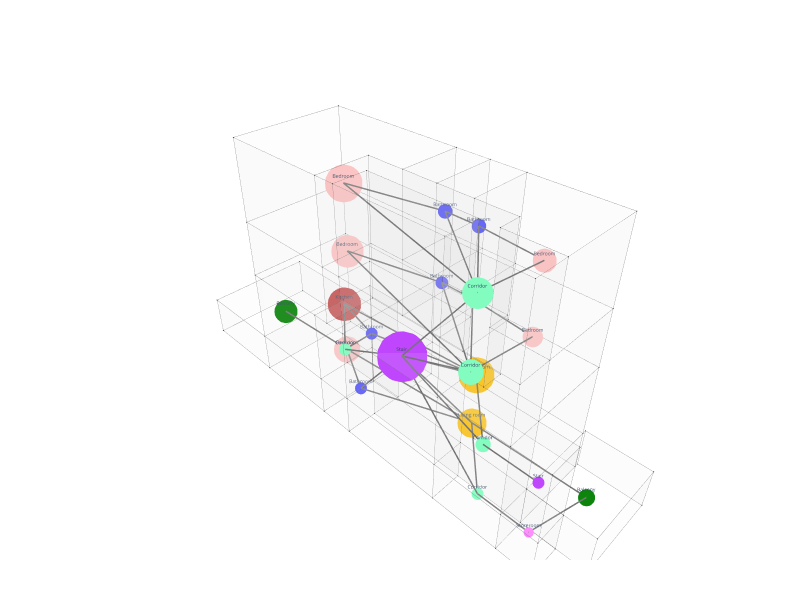

The code cell stored with this chart in its notebook:
### Markdown cell above
## 9. Horizontal Adjacency - Wall Dual Graph

One node per room; stair cells are collapsed into two nodes (main 4-floor shaft + extra elements, see §7).

Two rooms are connected by an edge if they share a vertical wall face. Height is measured on the Z axis, so floor/ceiling faces are excluded from this graph.

### Code cell
# -- Horizontal adjacency: rooms sharing a vertical wall face -------------------
dual_pair_set = set()
for i, j in adj_pairs:
    if not rooms_share_wall(i, j):
        continue
    gi, gj = to_merged(i), to_merged(j)
    if gi != gj:
        dual_pair_set.add((min(gi, gj), max(gi, gj)))

dual_edges = [Edge.ByVertices([merged_nodes[i], merged_nodes[j]]) for i, j in sorted(dual_pair_set)]
g_dual = Graph.ByVerticesEdges(merged_nodes, dual_edges)
print(f"Horizontal adjacency - Nodes: {len(Graph.Vertices(g_dual))}, Edges: {len(Graph.Edges(g_dual))}")

for v in Graph.Vertices(g_dual) or []:
    vx, vy, vz = Vertex.X(v), Vertex.Y(v), Vertex.Z(v)
    mi = min(range(len(merged_nodes)), key=lambda k: dist3(
        (vx, vy, vz),
        (Vertex.X(merged_nodes[k]), Vertex.Y(merged_nodes[k]), Vertex.Z(merged_nodes[k]))
    ))
    d_old = Topology.Dictionary(merged_nodes[mi])
    keys = list(Dictionary.Keys(d_old)) if d_old else []
    vals = list(Dictionary.Values(d_old)) if d_old else []
    if "size" in keys:
        vals[keys.index("size")] = merged_size(mi)
    else:
        keys.append("size")
        vals.append(merged_size(mi))
    Topology.SetDictionary(v, Dictionary.ByKeysValues(keys, vals))
for e in Graph.Edges(g_dual) or []:
    Topology.SetDictionary(e, Dictionary.ByKeysValues(["width", "color"], [GRAPH_EDGE_WIDTH, GRAPH_EDGE_COLOR]))

Topology.Show(
    g_dual, cell_cluster,
    faceColorKey="color", faceOpacity=0.05,
    edgeColor=GRAPH_EDGE_COLOR, edgeWidth=0.5,
    vertexSizeKey=GRAPH_NODE_SIZE_KEY, vertexColorKey=GRAPH_NODE_COLOR_KEY,
    vertexLabelKey=GRAPH_NODE_LABEL_KEY, showVertexLabel=True, showVertices=True,
    edgeWidthKey="width", edgeColorKey="color",
    backgroundColor=GRAPH_BG_DARK, width=800, height=600,
    renderer=renderer
)

### Figure 1 — Plotly figure (JSON) as saved in the notebook; plotly's stock layout.template omitted (floating-point values rounded to 4 significant figures; data arrays with more than 128 entries replaced by an {"elided": "..."} marker saying what was removed)
{"data": [{"hoverinfo": "text", "hovertext": [], "legendgroup": "6", "legendrank": 6, "line": {"color": "#6F6F6F", "dash": "solid", "width": 3}, "marker": {"color": "#6F6F6F", "size": 0.75, "symbol": "circle"}, "mode": "markers+lines", "name": "1: Untitled Graph (Edges)", "showlegend": false, "text": [], "type": "scatter3d", "x": [-2.31, -2.16, null, 0.02888, -2.31, null, 0.8051, -2.31, null, 1.123, -2.31, null, 1.123, -2.31, null, 0.8051, -2.31, null, 0.8051, 1.123, null, 0.0594, 0.6234, null, 0.6234, -2.16, null, -0.5772, 0.6234, null, -2.16, 0.6234, null, -0.5772, 0.0594, null, -2.166, 0.0594, null, 0.8051, 1.123, null, 1.123, -2.31, null, 1.123, 1.123, null, 1.123, 1.123, null, -0.5772, -2.166, null, -1.372, -2.16, null, 0.05938, -1.372, null, -1.372, 0.6234, null, 0.02888, 1.123, null, -2.166, -2.16, null, 0.05938, -0.1776, null, 0.02888, -2.31, null, 0.02888, 1.123, null, -2.16, -2.16, null, 0.7304, -2.16, null, -2.16, 0.6234, null, 0.6234, -2.16, null, 0.05938, 0.6234, null, 0.6234, 0.7304, null, -2.16, -2.16, null, -2.16, -2.16, null, -2.16, -2.16, null, -2.31, -2.16, null, 1.123, -2.31, null], "y": [6.862, 10.37, null, 16.02, 6.862, null, 6.481, 6.862, null, 9.604, 6.862, null, 11.28, 6.862, null, 6.481, 6.862, null, 6.481, 9.604, null, 16.52, 8.731, null, 8.731, 10.37, null, 13.87, 8.731, null, 6.128, 8.731, null, 13.87, 16.52, null, 13.87, 16.52, null, 6.481, 9.604, null, 9.604, 6.862, null, 9.604, 11.28, null, 9.604, 11.28, null, 13.87, 13.87, null, 13.87, 10.37, null, 16.52, 13.87, null, 13.87, 8.731, null, 16.02, 11.28, null, 13.87, 10.37, null, 16.52, 21.4, null, 16.02, 6.862, null, 16.02, 11.28, null, 6.128, 3.676, null, 2.985, 3.676, null, 6.128, 8.731, null, 8.731, 10.37, null, 16.52, 8.731, null, 8.731, 2.985, null, 6.128, 10.37, null, 6.128, 10.37, null, 6.128, 3.676, null, 6.862, 10.37, null, 11.28, 6.862, null], "z": [7.097, 5.612, null, 7.097, 7.097, null, 7.097, 7.097, null, 7.097, 7.097, null, 7.097, 7.097, null, 10.41, 10.41, null, 10.41, 10.41, null, 3.895, 3.895, null, 3.895, 5.612, null, 3.895, 3.895, null, 3.895, 3.895, null, 3.895, 3.895, null, 3.895, 3.895, null, 7.097, 7.097, null, 10.41, 10.41, null, 10.41, 10.41, null, 7.097, 7.097, null, 3.895, 3.895, null, 1.04, 5.612, null, 1.04, 1.04, null, 1.04, 1.04, null, 7.097, 7.097, null, 3.895, 5.612, null, 1.04, 1.04, null, 10.41, 10.41, null, 10.41, 10.41, null, 1.04, 1.04, null, 1.04, 1.04, null, 1.04, 1.04, null, 1.04, 5.612, null, 1.04, 1.04, null, 1.04, 1.04, null, 1.04, 5.612, null, 3.895, 5.612, null, 3.895, 3.895, null, 10.41, 5.612, null, 10.41, 10.41, null]}, {"customdata": ["Bedroom", "Bedroom", "Bedroom", "Bedroom", "Bedroom", "Bathroom", "Bathroom", "Bathroom", "Bathroom", "Bathroom", "Bathroom", "Corridor", "Corridor", "Corridor", "Corridor", "Corridor", "Kitchen", "Living room", "Living room", "Balcony", "Balcony", "Storeroom", "Stair", "Stair"], "hoverinfo": "text", "hovertemplate": ["Click Bedroom", "Click Bedroom", "Click Bedroom", "Click Bedroom", "Click Bedroom", "Click Bathroom", "Click Bathroom", "Click Bathroom", "Click Bathroom", "Click Bathroom", "Click Bathroom", "Click Corridor", "Click Corridor", "Click Corridor", "Click Corridor", "Click Corridor", "Click Kitchen", "Click Living room", "Click Living room", "Click Balcony", "Click Balcony", "Click Storeroom", "Click Stair", "Click Stair"], "hovertext": ["Bedroom", "Bedroom", "Bedroom", "Bedroom", "Bedroom", "Bathroom", "Bathroom", "Bathroom", "Bathroom", "Bathroom", "Bathroom", "Corridor", "Corridor", "Corridor", "Corridor", "Corridor", "Kitchen", "Living room", "Living room", "Balcony", "Balcony", "Storeroom", "Stair", "Stair"], "legendgroup": "5", "legendrank": 5, "marker": {"color": ["#FFBFBF", "#FFBFBF", "#FFBFBF", "#FFBFBF", "#FFBFBF", "#4444FF", "#4444FF", "#4444FF", "#4444FF", "#4444FF", "#4444FF", "#7FFFBF", "#7FFFBF", "#7FFFBF", "#7FFFBF", "#7FFFBF", "#BF3F3F", "#FFBF00", "#FFBF00", "#007F00", "#007F00", "#FF7FFF", "#BF3FFF", "#BF3FFF"], "line": {"width": 0}, "opacity": 1, "size": [28, 44, 24, 38, 31, 17, 17, 15, 15, 14, 14, 37, 30, 14, 18, 14, 39, 42, 34, 20, 27, 12, 59, 14], "sizemode": "diameter", "symbol": "circle"}, "mode": "markers+text", "name": "1: Untitled Graph (Vertices)", "showlegend": false, "text": ["Bedroom", "Bedroom", "Bedroom", "Bedroom", "Bedroom", "Bathroom", "Bathroom", "Bathroom", "Bathroom", "Bathroom", "Bathroom", "Corridor", "Corridor", "Corridor", "Corridor", "Corridor", "Kitchen", "Living room", "Living room", "Balcony", "Balcony", "Storeroom", "Stair", "Stair"], "textfont": {"size": 5}, "type": "scatter3d", "x": [0.8051, 0.02888, 0.8051, 0.02888, 0.05938, 1.123, 1.123, 1.123, 1.123, -0.5772, -1.372, -2.31, -2.31, -2.166, -2.16, -2.16, 0.0594, 0.6234, 0.6234, 0.7304, -0.1776, -2.16, -2.16, -2.16], "y": [6.481, 16.02, 6.481, 16.02, 16.52, 9.604, 11.28, 9.604, 11.28, 13.87, 13.87, 6.862, 6.862, 13.87, 6.128, 6.128, 16.52, 8.731, 8.731, 2.985, 21.4, 3.676, 10.37, 3.676], "z": [10.41, 10.41, 7.097, 7.097, 1.04, 10.41, 10.41, 7.097, 7.097, 3.895, 1.04, 10.41, 7.097, 3.895, 3.895, 1.04, 3.895, 3.895, 1.04, 1.04, 1.04, 1.04, 5.612, 3.895]}, {"customdata": {"elided": "264 str values"}, "hoverinfo": "text", "hovertemplate": {"elided": "264 str values"}, "hovertext": {"elided": "264 str values"}, "legendgroup": "1", "legendrank": 1, "marker": {"color": {"elided": "264 str values"}, "line": {"width": 0}, "opacity": 1, "size": {"elided": "264 float values"}, "sizemode": "diameter", "symbol": "circle"}, "mode": "markers+text", "name": "2: Untitled (Vertices)", "showlegend": false, "text": {"elided": "264 str values"}, "textfont": {"size": 5}, "type": "scatter3d", "x": {"elided": "264 float values"}, "y": {"elided": "264 float values"}, "z": {"elided": "264 float values"}}, {"hoverinfo": "text", "hovertext": [], "legendgroup": "2", "legendrank": 2, "line": {"color": "#6F6F6F", "dash": "solid", "width": 0.5}, "marker": {"color": "#6F6F6F", "size": 0.125, "symbol": "circle"}, "mode": "markers+lines", "name": "2: Untitled (Edges)", "showlegend": false, "text": [], "type": "scatter3d", "x": {"elided": "1188 float values"}, "y": {"elided": "1188 float values"}, "z": {"elided": "1188 float values"}}, {"cmax": 1, "cmin": 0, "color": "#FAFAFA", "colorscale": [[0, "#440154"], [0.1111, "#482878"], [0.2222, "#3e4989"], [0.3333, "#31688e"], [0.4444, "#26828e"], [0.5556, "#1f9e89"], [0.6667, "#35b779"], [0.7778, "#6ece58"], [0.8889, "#b5de2b"], [1, "#fde725"]], "facecolor": {"elided": "420 str values"}, "flatshading": true, "hoverinfo": "text", "hovertext": {"elided": "420 str values"}, "i": {"elided": "420 int values"}, "j": {"elided": "420 int values"}, "k": {"elided": "420 int values"}, "legendgroup": "3", "legendrank": 3, "lighting": {"facenormalsepsilon": 0}, "name": "2: Untitled (Faces)", "opacity": 0.05, "showlegend": false, "showscale": false, "text": {"elided": "420 str values"}, "type": "mesh3d", "x": {"elided": "225 float values"}, "y": {"elided": "225 float values"}, "z": {"elided": "225 float values"}}], "layout": {"autosize": true, "height": 600, "margin": {"b": 40, "l": 40, "r": 40, "t": 40}, "paper_bgcolor": "#FFFFFF", "plot_bgcolor": "#FFFFFF", "scene": {"aspectmode": "data", "camera": {"center": {"x": 0, "y": 0, "z": 0}, "eye": {"x": -1.25, "y": -1.25, "z": 1.25}, "projection": {"type": "perspective"}, "up": {"x": 0, "y": 0, "z": 1}}, "xaxis": {"visible": false}, "yaxis": {"visible": false}, "zaxis": {"visible": false}}, "showlegend": true, "width": 800, "xaxis": {"showgrid": false, "visible": false, "zeroline": false}, "yaxis": {"showgrid": false, "visible": false, "zeroline": false}}}
